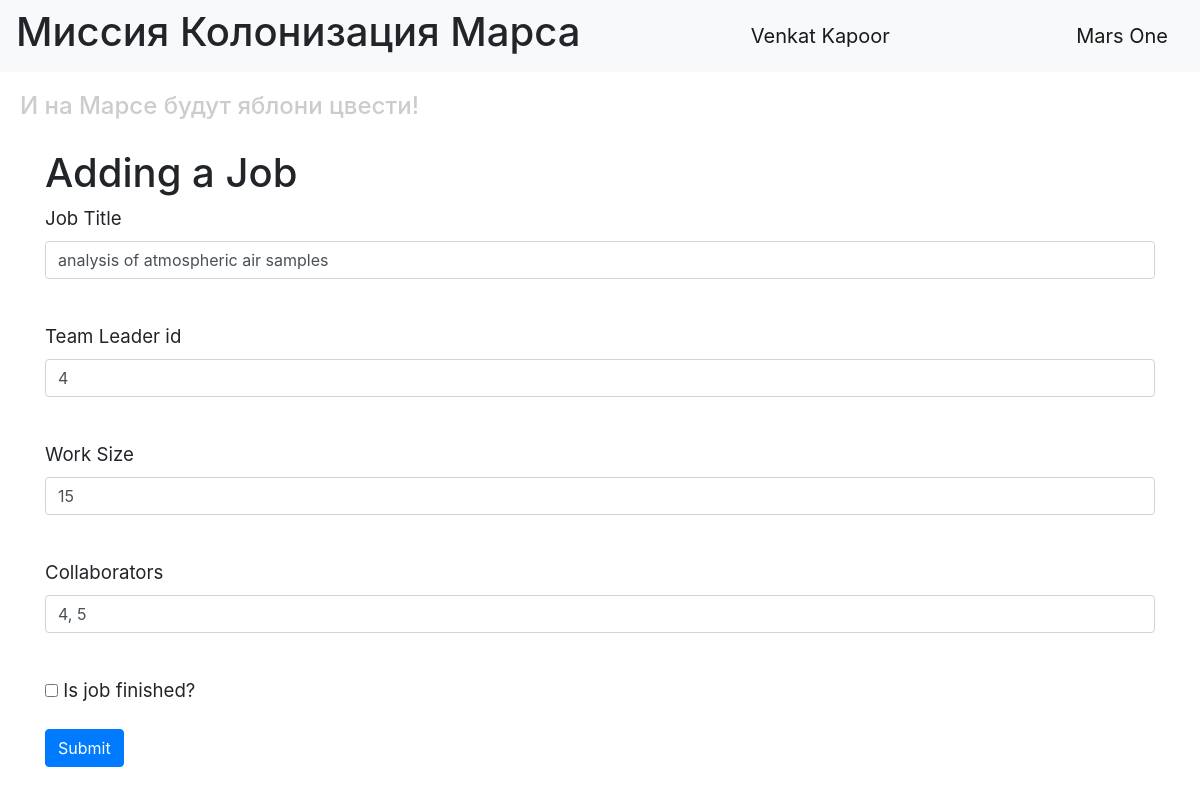
The app's page /updatejob/4 (signed in) with its own data.
### data/users.py (models this page shows, shortened)
class User(SqlAlchemyBase, UserMixin):
    __tablename__ = 'users'
    id = sqlalchemy.Column(sqlalchemy.Integer, primary_key=True, autoincrement=True)
    surname = sqlalchemy.Column(sqlalchemy.String, nullable=True)
    name = sqlalchemy.Column(sqlalchemy.String, nullable=True)
    age = sqlalchemy.Column(sqlalchemy.Integer, nullable=True)
    position = sqlalchemy.Column(sqlalchemy.String, nullable=True)
    speciality = sqlalchemy.Column(sqlalchemy.String, nullable=True)
    address = sqlalchemy.Column(sqlalchemy.String, nullable=True)
    email = sqlalchemy.Column(sqlalchemy.String, index=True, unique=True, nullable=True)
    hashed_password = sqlalchemy.Column(sqlalchemy.String, nullable=True)
    modifed_date = sqlalchemy.Column(sqlalchemy.DateTime, default=datetime.datetime.now)
    jobs = orm.relation("Jobs", back_populates='user')
    departments = orm.relation("Department", back_populates='user')

### data/jobs.py (models this page shows, shortened)
class Jobs(SqlAlchemyBase, UserMixin):
    __tablename__ = 'jobs'
    id = sqlalchemy.Column(sqlalchemy.Integer, primary_key=True, autoincrement=True)
    job = sqlalchemy.Column(sqlalchemy.String, nullable=True)
    work_size = sqlalchemy.Column(sqlalchemy.Integer, nullable=True, default=0)
    collaborators = sqlalchemy.Column(sqlalchemy.String, nullable=True)
    start_date = sqlalchemy.Column(sqlalchemy.DateTime, default=datetime.datetime.now)
    end_date = sqlalchemy.Column(sqlalchemy.DateTime, default=datetime.datetime.now)
    is_finished = sqlalchemy.Column(sqlalchemy.Boolean, default=False)
    category = sqlalchemy.Column(sqlalchemy.Integer, sqlalchemy.ForeignKey("category.id"))
    team_leader = sqlalchemy.Column(sqlalchemy.Integer, sqlalchemy.ForeignKey("users.id"))
    user = orm.relation('User')
    categories = orm.relation("Category",
                              secondary="association",
                              backref="jobs")

### main_add_job.py (the view, shortened to what this page needs)
@app.route('/updatejob/<int:id>', methods=['GET', 'POST'])
@login_required
def updatejob(id):
    update_form = AddJobForm()
    if request.method == 'GET':
        db_sess = db_session.create_session()
        job = db_sess.query(Jobs).filter(Jobs.id == id, ((Jobs.user == current_user) | (Jobs.user ==
                                                        db_sess.query(User).filter(User.id == 1).first())))\
            .first()
        if job:
            update_form.job.data = job.job
            update_form.team_leader.data = job.team_leader
            update_form.work_size.data = job.work_size
            update_form.collaborators.data = job.collaborators
            update_form.is_finished.data = job.is_finished
        else:
            abort(404)
    return render_template('addjob.html', title='редактирование работы', form=update_form)

### data/add_job.py
class AddJobForm(FlaskForm):
    job = StringField('Job Title', validators=[DataRequired()])
    team_leader = IntegerField('Team Leader id', validators=[DataRequired()])
    work_size = StringField('Work Size', validators=[DataRequired()])
    collaborators = StringField('Collaborators', validators=[DataRequired()])
    is_finished = BooleanField('Is job finished?')
    submit = SubmitField('Submit')

### data/db_session.py (called while the page is built)
def create_session() -> Session:
    global __factory
    return __factory()

### main_add_job.py (called while the page is built)
@login_manager.user_loader
def load_user(user_id):
    db_sess = db_session.create_session()
    return db_sess.query(User).get(user_id)

### templates/addjob.html (shortened to what this page needs)
{% extends "base.html" %}
{% block content %}
<h1>Adding a Job</h1>
<form action="" method="post">
    <p>
        {{ form.job.label }}<br>
        {{ form.job(class="form-control") }}<br>
    </p>
    <p>
        {{ form.team_leader.label }}<br>
        {{ form.team_leader(class="form-control") }}<br>
    </p>
    <p>
        {{ form.work_size.label }}<br>
        {{ form.work_size(class="form-control") }}<br>
    </p>
    <p>
        {{ form.collaborators.label }}<br>
        {{ form.collaborators(class="form-control") }}<br>
    </p>
    <p>{{ form.is_finished() }} {{ form.is_finished.label }}</p>
    <p>{{ form.submit(type="submit", class="btn btn-primary") }}</p>
</form>
{% endblock %}

### templates/base.html (shortened to what this page needs)
<!DOCTYPE html>
<html lang="en">
<head>
    <link rel="stylesheet" href="https://stackpath.bootstrapcdn.com/bootstrap/4.4.1/css/bootstrap.min.css"
>
    <link rel="stylesheet" type="text/css" href="../static/css/style.css"/>
</head>
<body>
<header>
    <nav class="navbar navbar-light bg-light">
        <h1>Миссия Колонизация Марса</h1>
        {% if current_user.is_authenticated %}
        <a class="navbar-brand" href="/logout">{{ current_user.name }} {{ current_user.surname }}</a>
        {% else %}
        <p>
            <a class="btn btn-primary " href="/register">Register</a>
            <a class="btn btn-success" href="/login">Log in</a>
        </p>
        {% endif %}
        <a class="navbar-brand" href="#">Mars One</a>
    </nav>
    <h4>И на Марсе будут яблони цвести!</h4>
</header>
<main role="main" class="container">
    {% block content %}{% endblock %}
</main>
</body>
</html>

### static/css/style.css (style rules this page uses)
h4 { color: #cccccc; padding: 20px; }
p { font-size: 14pt; }

### records on screen
User: name "Venkat", surname "Kapoor"
Jobs: job "analysis of atmospheric air samples", team_leader "4", work_size "15", collaborators "4, 5"
